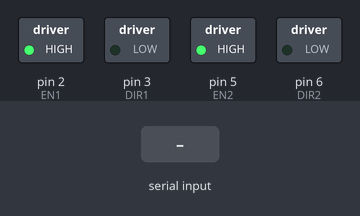
Bench run of a sketch on a simulated Arduino Mega 2560, built with avr-gcc and run on an emulated ATmega2560. Shown: switched loads named in the sketch (green lamp = pin HIGH). The inputs (shaded band) are chosen by the test bench. What the sketch prints to the serial monitor is not drawn.

Above: at 1.2 s.
1.3 s: "t" received over Serial
At 1.89 s:
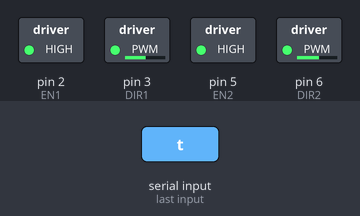
At 2.9 s:
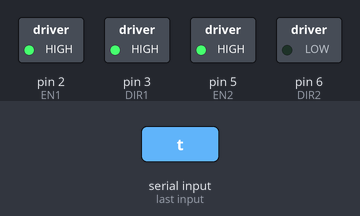
Timing chart, 0 to 4.4 s (numbered marks = the images above; inputs shaded):
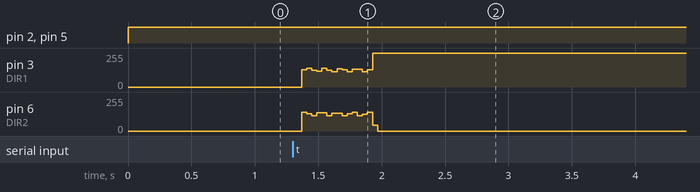

The sketch:

MazeProjectCodes_v.0.2.2.ino
```cpp
/***********************************************************************

  MazeProject version v0.2.2

  Project Description:
    This project allows user to control the rotation of a stepper motor.

    By typing commands in the serial monitor, user is able to let the
    motor spin a full revolution in either clockwise or anticlockwise
    direction.

  Materials:
    - 103H5205-0410 stepper motor (Bipolar winding, datasheet see https://docs.rs-online.com/9c79/0900766b8141d4fe.pdf)
    - Pmod DHB1 motor driver (user manual see https://digilent.com/reference/_media/reference/pmod/pmoddhb1/pmoddhb1_rm.pdf)
    - Arduino Mega 2560 Rev3

***********************************************************************/

// Pin definitions
// for one driver and one motor
const int EN1 = 2;
const int EN2 = 5;
const int DIR1 = 3;
const int DIR2 = 6;

// Setting global variable
boolean start = true;

void setup() {

  // Initialize the serial monitor
  Serial.begin(9600);

  // Pin configurations
  pinMode(EN1, OUTPUT);
  pinMode(EN2, OUTPUT);
  pinMode(DIR1, OUTPUT);
  pinMode(DIR2, OUTPUT);

  // User interference
  Serial.println("'t' for clockwise, 'f' for anticlockwise");
}

void loop() {

  // Parameter definition
  boolean en    = true;

  // Activate the driver
  digitalWrite(EN1, en);
  digitalWrite(EN2, en);

  if (Serial.available()){ // Check input availability
    char dir = Serial.read();
    switch (dir){
      case 't':
        if (::start == true){
          pRev();
        }
        break;

      case 'f':
        if (::start == true){
          nRev();
        }
        break;
    }
  }

}

void pRev(){ // p stands for positive

  int steps = 50;

  for (int i=0; i<steps; i++){
    digitalWrite(DIR1, LOW);
    digitalWrite(DIR2, LOW);
    delay(3);
    digitalWrite(DIR1, LOW);
    digitalWrite(DIR2, HIGH);
    delay(3);
    digitalWrite(DIR1, HIGH);
    digitalWrite(DIR2, HIGH);
    delay(3);
    digitalWrite(DIR1, HIGH);
    digitalWrite(DIR2, LOW);
    delay(3);
  }

  ::start = false; // Motor stops after one revolution
}

void nRev(){ // n stands for negative

  int steps = 50;

  for (int i=0; i<steps; i++){
    digitalWrite(DIR1, HIGH);
    digitalWrite(DIR2, LOW);
    delay(3);
    digitalWrite(DIR1, HIGH);
    digitalWrite(DIR2, HIGH);
    delay(3);
    digitalWrite(DIR1, LOW);
    digitalWrite(DIR2, HIGH);
    delay(3);
    digitalWrite(DIR1, LOW);
    digitalWrite(DIR2, LOW);
    delay(3);
  }

  ::start = false; // Motor stops after one revolution
}
```
